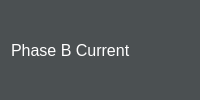
           <widget class="QWidget" name="phaseBCurrentWidget" native="true">
            <property name="styleSheet">
             <string notr="true">background-color: rgb(46, 52, 54,160);</string>
            </property>
            <layout class="QHBoxLayout" name="horizontalLayout_7">
             <item>
              <widget class="QLabel" name="label_22">
               <property name="font">
                <font>
                 <pointsize>12</pointsize>
                </font>
               </property>
               <property name="styleSheet">
                <string notr="true">color: white;
background: transparent;</string>
               </property>
               <property name="text">
                <string>Phase B Current</string>
               </property>
              </widget>
             </item>
             <item alignment="Qt::AlignHCenter">
              <widget class="QLabel" name="phaseBCurrentLeftLabel">
               <property name="font">
                <font>
                 <pointsize>12</pointsize>
                </font>
               </property>
               <property name="styleSheet">
                <string notr="true">color:white;
background: transparent;</string>
               </property>
               <property name="text">
                <string/>
               </property>
              </widget>
             </item>
             <item alignment="Qt::AlignHCenter">
              <widget class="QLabel" name="phaseBCurrentAvgLabel">
               <property name="font">
                <font>
                 <pointsize>12</pointsize>
                </font>
               </property>
               <property name="styleSheet">
                <string notr="true">color: white;
background: transparent;</string>
               </property>
               <property name="text">
                <string/>
               </property>
              </widget>
             </item>
             <item alignment="Qt::AlignHCenter">
              <widget class="QLabel" name="phaseBCurrentRightLabel">
               <property name="font">
                <font>
                 <pointsize>12</pointsize>
                </font>
               </property>
               <property name="styleSheet">
                <string notr="true">color: white;
background: transparent;

</string>
               </property>
               <property name="text">
                <string/>
               </property>
              </widget>
             </item>
            </layout>
           </widget>
